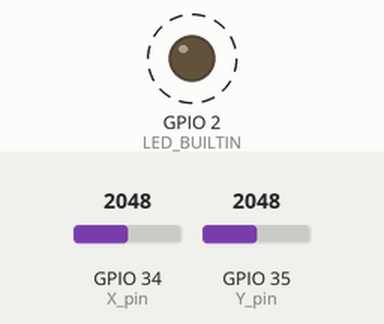
This program was run on a simulated ESP32. Parts: output pins drawn as LEDs (lit = HIGH). Dashed ring = blinking. Inputs (shaded band) come from the test bench; at power-on: GPIO 34 (X_pin) = 2048, GPIO 35 (Y_pin) = 2048. What the program prints to the serial monitor is not drawn.

Above: at 0.9 s.
Timing chart, 0 to 3.7 s (numbered marks = the images above):
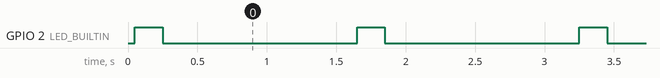

The program:

main.cpp
```cpp
// TND - justy copied hre. "controller" sends the data, so it will be used for the remote control.
// ESP32 because we need 2 analog inputs for the joystick
#include "WiFi.h"
#include "esp_now.h"


#define MY_NAME         "TANK_REMOTE_CONTROL"
#define MY_ROLE         ESP_NOW_ROLE_CONTROLLER         // set the role of this device: CONTROLLER, SLAVE, COMBO
#define RECEIVER_ROLE   ESP_NOW_ROLE_SLAVE              // set the role of the receiver
#define WIFI_CHANNEL    1


//const int SW_pin = 2; // digital pin connected to switch output
const int X_pin = 34; // analog pin connected to X output
const int Y_pin = 35; // analog pin connected to Y output

uint8_t tank_rcv_Addr[] = {0x50, 0x02, 0x91, 0x69, 0x6F, 0x22};   // please update this with the MAC address of the receiver

struct __attribute__((packed)) dataPacket {
  int tank_command; // commands: 0-stop,1-move
  int X_value;
  int Y_value;
};

void transmissionComplete(uint8_t *receiver_mac, uint8_t transmissionStatus) {
  if(transmissionStatus == 0) {
    Serial.println(" ... Data sent successfully");
  } else {
    Serial.print(" .. Error code: ");
    Serial.println(transmissionStatus);
  }
}


// callback when data is sent
void OnDataSent(const uint8_t *mac_addr, esp_now_send_status_t status) {
  Serial.print("\r\nLast Packet Send Status:\t");
  Serial.println(status == ESP_NOW_SEND_SUCCESS ? "Delivery Success" : "Delivery Fail");
}


void setup() {
  pinMode(LED_BUILTIN,OUTPUT);
  pinMode(X_pin, INPUT);
  pinMode(Y_pin, INPUT);


  Serial.begin(9600);     // initialize serial por
  Serial.println();
  Serial.print("Initializing...");
  Serial.print(MY_NAME);
  Serial.print("    My MAC address is: ");
  Serial.print(WiFi.macAddress());

  WiFi.mode(WIFI_STA);

  // Init ESP-NOW
  if (esp_now_init() != ESP_OK) {
    Serial.println("    Error initializing ESP-NOW");
    return;
  }

  Serial.println("  .... init OK ....");
// Once ESPNow is successfully Init, we will register for Send CB to
  // get the status of Trasnmitted packet
  esp_now_register_send_cb(OnDataSent);


  esp_now_peer_info_t peerInfo;
  memcpy(peerInfo.peer_addr, tank_rcv_Addr, 6);
  peerInfo.channel = 0;
  peerInfo.encrypt = false;

  if (esp_now_add_peer(&peerInfo) != ESP_OK){
    Serial.println("Failed to add peer");
    return;
  }
Serial.println("Initialized.");
}

void loop() {
  digitalWrite(LED_BUILTIN, HIGH);
  delay(200);
  int rd_X = analogRead(X_pin);
  int rd_Y = analogRead(Y_pin);
  //int stam; // no need

  int map_X = map(rd_X, 0, 4096, -512, 512);
  int map_Y = map(rd_Y, 0, 4096, -512, 512);


  dataPacket packet;
  packet.X_value = map_X;
  packet.Y_value = map_Y;

  Serial.print("Sending:  ");
  Serial.print(rd_X);
  Serial.print(" /  ");
  Serial.print(rd_Y);
  Serial.print(" ...... ");
  Serial.print(map_X);
  Serial.print(" /  ");
  Serial.print(map_Y);
  Serial.print("  ");

  esp_now_send(tank_rcv_Addr, (uint8_t *) &packet, sizeof(packet));
  digitalWrite(LED_BUILTIN, LOW);
  delay(1400);
}
```

Measured:
- by itself, GPIO 2 (LED_BUILTIN): alternates HIGH for 0.20 s and LOW for 1.4 s
